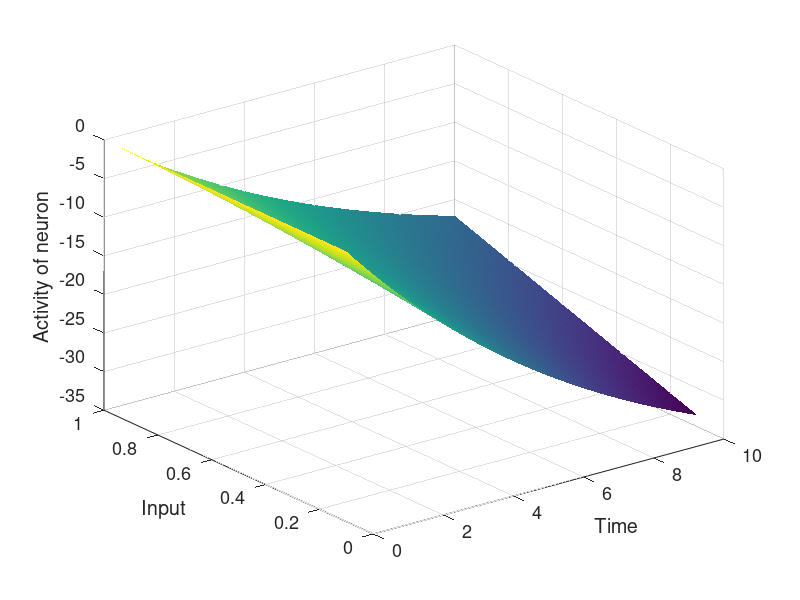
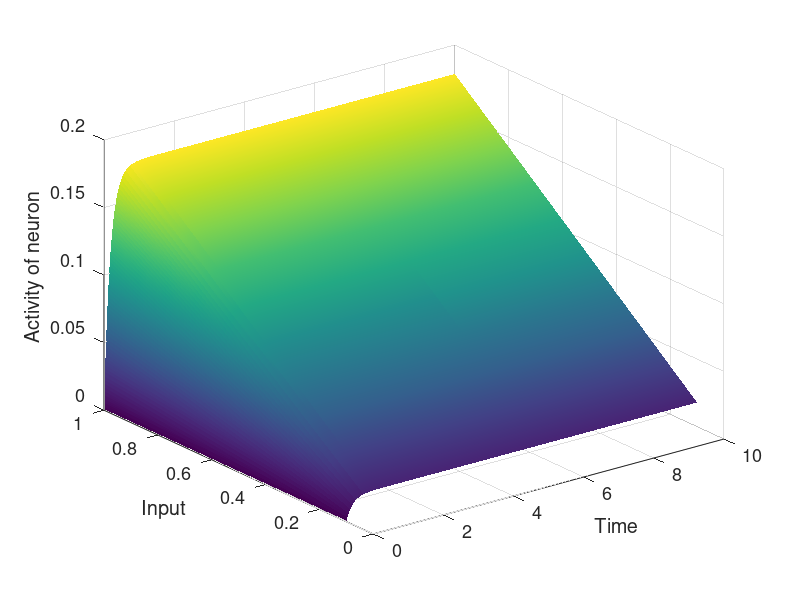
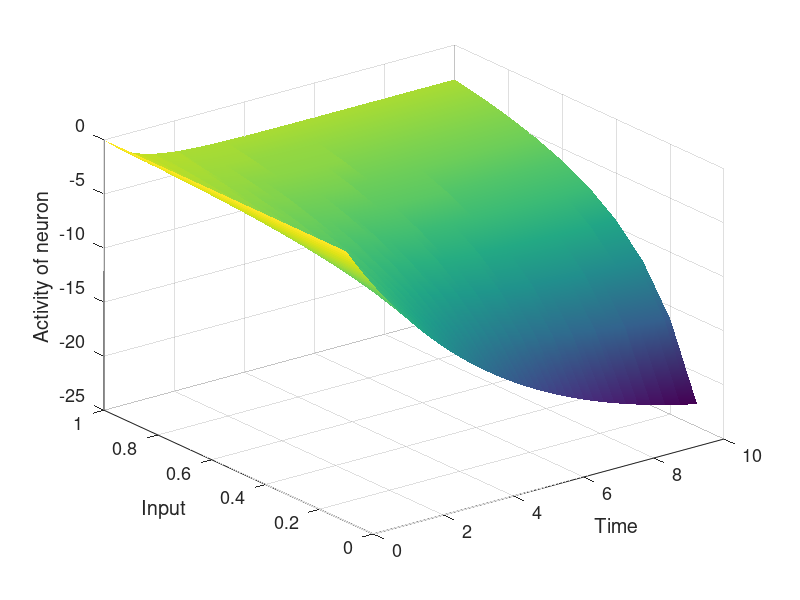

The MATLAB script that drew these images, in order:
%% Time series version of question A %%
% Additive equation of xi at equilibrium 

% set parameters 
A = 0.1; %constant specified in homework 
B = 1; %constant specified in homework 
I = [1.0, 0.9, 0.8, 0.7, 0.6, 0.5, 0.4, 0.3, 0.2, 0.1];
x_start = 0; % begin with an x value of 0, x(0) = 0 
x_inc = .001; % increments that I want to count by
x_end = 10; % final x value  
time = x_start:x_inc:x_end;
x = zeros(length(I),length(time));
dx = 0;


for h = 1:10
    i = I(h);
    L = sum(I(I~=I(h)));
   for t = 1:(length(time)-1)
    dx = ((-1 .* A .* x(h,t)) + (B .* i) - L) * x_inc;
    x(h,t+1)= x(h,t) + dx;
   end 
end

figure(7);
[TGrid, LGrid] = meshgrid(time, I);
additive_plot = surf(TGrid, LGrid, x(:,1:end));
shading interp
xlabel('Time')
zlabel('Activity of neuron')
ylabel('Input')
set(gca, 'fontsize',13)
%% Shunting equation of Xi at equilibrium %%

% set parameters 
A = 0.1; %constant specified in homework 
B = 1; %constant specified in homework 
I = [1.0, 0.9, 0.8, 0.7, 0.6, 0.5, 0.4, 0.3, 0.2, 0.1];
x_start = 0; % begin with an x value of 0, x(0) = 0 
x_inc = .001; % increments that I want to count by
x_end = 10; % final x value  
time = x_start:x_inc:x_end;
x = zeros(length(I),length(time));
dx = 0;

for h = 1:10
    i = I(h);
    L = sum(I(I~=I(h)));
   for t = 1:(length(time)-1)
    dx = ((-1 .* A .* x(h,t)) + ((B - x(h,t)).* i) - (x(h,t).* L)) * x_inc;
    x(h,t+1)= x(h,t) + dx;
   end 
end

figure(8);
[TGrid, LGrid] = meshgrid(time, I);
shunting_plot = surf(TGrid, LGrid, x(:,1:end));
shading interp
xlabel('Time')
zlabel('Activity of neuron')
ylabel('Input')
set(gca, 'fontsize',13)

%% Part C shunting equation %%
% set parameters 
A = 0.1; %constant specified in homework 
B = 1; %constant specified in homework 
I = [1.0, 0.9, 0.8, 0.7, 0.6, 0.5, 0.4, 0.3, 0.2, 0.1];
x_start = 0; % begin with an x value of 0, x(0) = 0 
x_inc = .001; % increments that I want to count by
x_end = 10; % final x value  
time = x_start:x_inc:x_end;
x = zeros(length(I),length(time));
dx = 0;

for h = 1:10
    i = I(h);
    L = sum(I(I~=I(h)));
   for t = 1:(length(time)-1)
    dx = ((-1 .* A .* x(h,t)) + ((B - x(h,t)).* i) - L) * x_inc;
    x(h,t+1)= x(h,t) + dx;
   end 
end

figure(9);
[TGrid, LGrid] = meshgrid(time, I);
second_shunting_plot = surf(TGrid, LGrid, x(:,1:end));
shading interp
xlabel('Time')
zlabel('Activity of neuron')
ylabel('Input')
set(gca, 'fontsize',13)